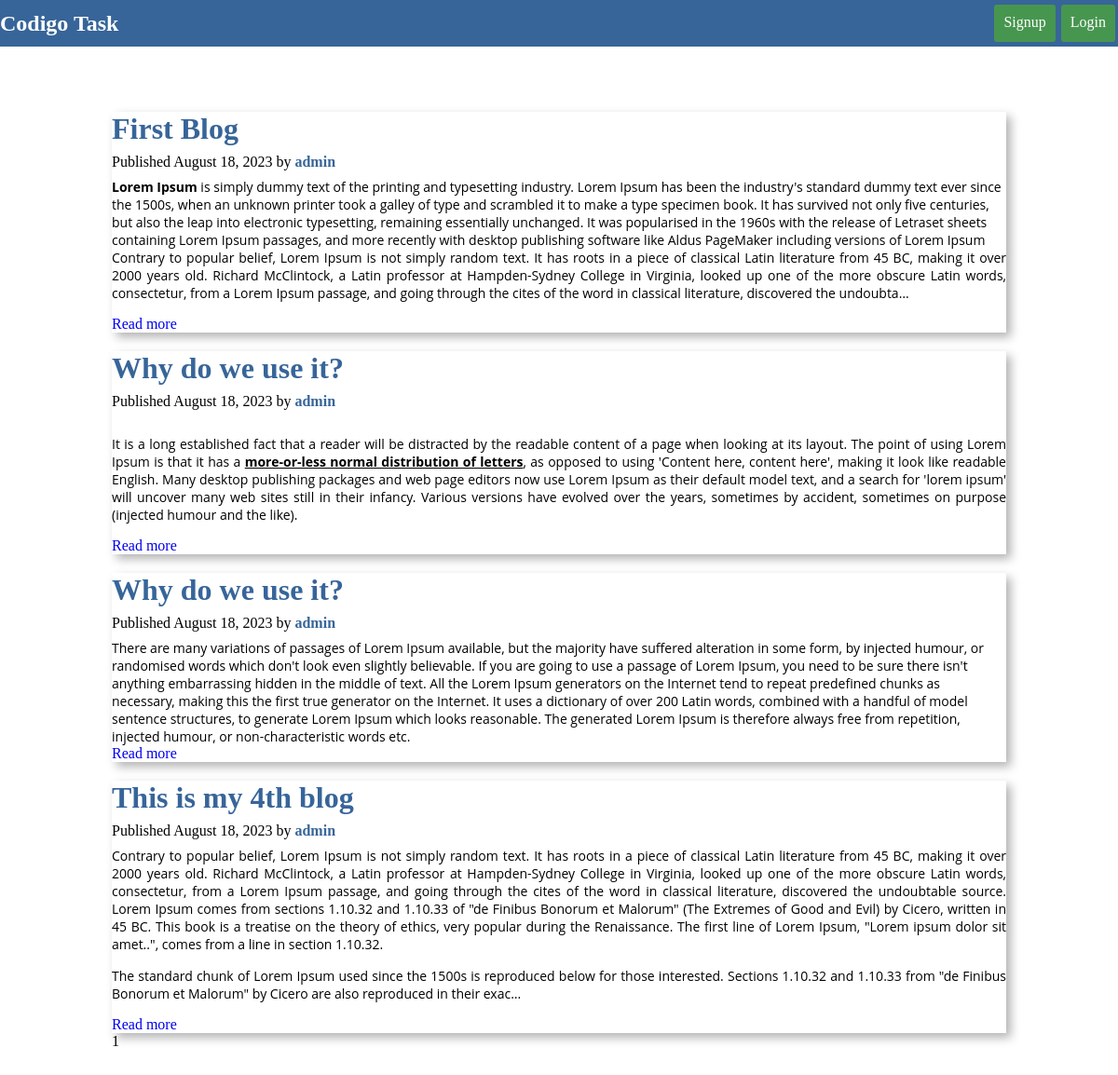
/, run on an earlier commit of the app's database.
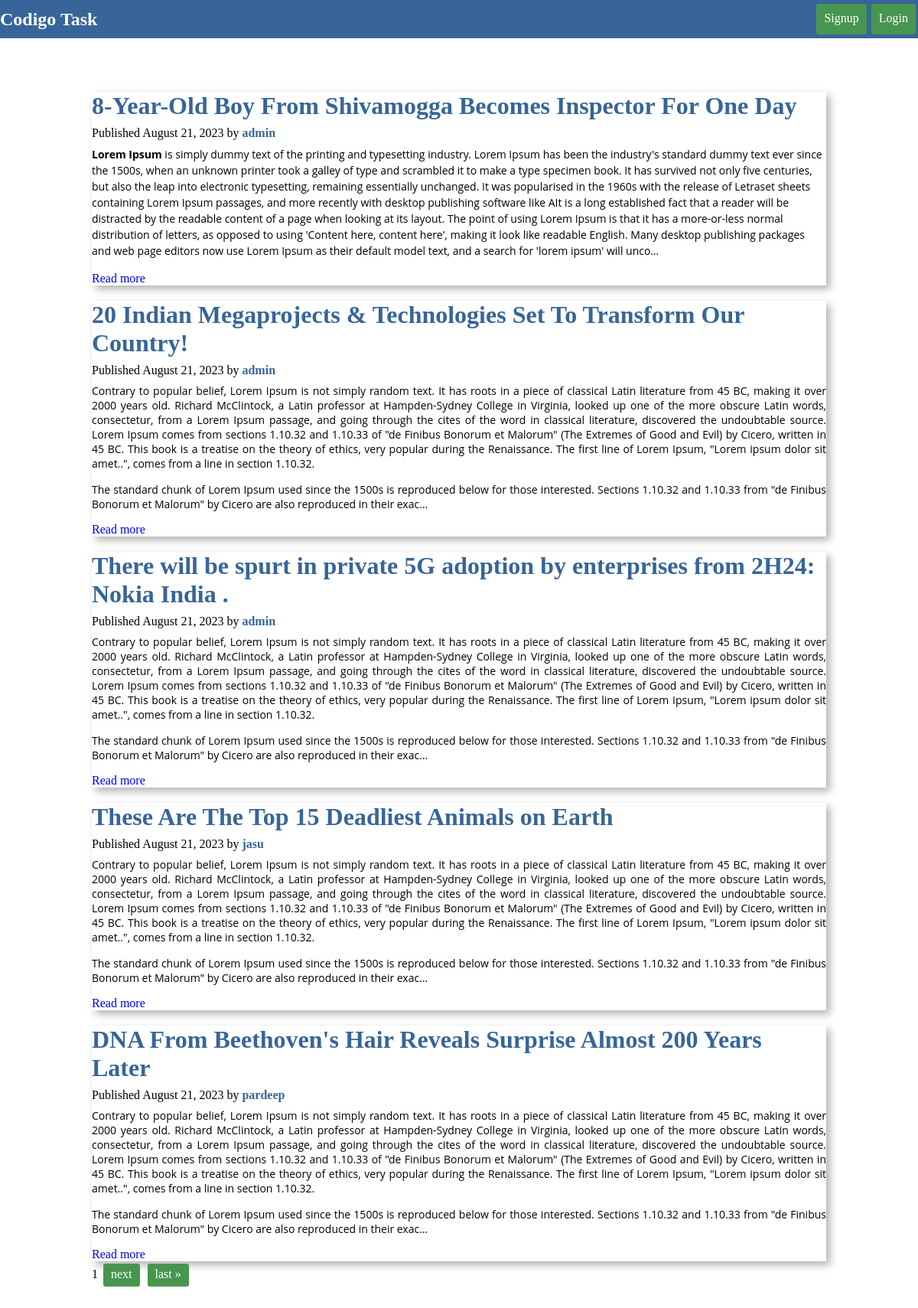
And on a later commit of the database.
### home/models.py (models this page shows)
class BlogPost(models.Model):
    title = models.CharField(max_length=1000)
    content = FroalaField()
    author = models.ForeignKey(User, on_delete=models.CASCADE)
    created_at = models.DateTimeField(auto_now_add=True)

### home/views.py (the view)
# urls.py: path("", home_page, name="home"),
def home_page(request):
    context = {}
    try:
        blogs = BlogPost.objects.all()
        itmes_per_page = 5
        paginator  = Paginator(blogs, itmes_per_page)
        page_no = request.GET.get("page")
        page_obj = paginator.get_page(page_no)
        context["blogs"] =  page_obj
    except Exception as e:
        messages.error(f"An error occured {e}")
    return render(request, "home.html", context)

### templates/home.html (shortened to what this page needs)
{% extends "base.html" %}
{% block content %}
    <div class="container">
        {% for blog in blogs %}
         <div class="blog-container">
            <div class="blog-post flex">
                <h1>{{blog.title}}</h1>
                <div class="other-detail flex">
                    <p>Published   {{blog.created_at|date:"F d, Y"}}  by <b class="author">{{blog.author}}</b></p>
                </div>
                <div>
                   <p>
                    {{ blog.content|truncatechars_html:1000|safe }}
                    <a href="{% url 'detailblog' blog.id %}" style="text-decoration: none;">Read more</a>
                   </p>
                </div>
            </div>
         </div>
    {% endfor %}
    <div class="pagination">
        <span class="step-links">
            <span class="current-page">{{ blogs.number }}</span>
            {% if blogs.has_next %}
                <a href="?page={{ blogs.next_page_number }}" class="btn">next</a>
                <a href="?page={{ blogs.paginator.num_pages }}" class="btn">last &raquo;</a>
            {% endif %}
        </span>
    </div>
    </div>
{% endblock content %}

### templates/base.html (shortened to what this page needs)
{% load static %}
<!DOCTYPE html>
<html lang="en">
<head>
    <link rel="stylesheet" href="{% static 'css/main.css' %}">
</head>
<body>
    <nav class="navbar flex">
        <div class="right-nav flex">
            <a href="{% url 'home' %}" style="text-decoration: none; color: white;"><h2>Codigo Task</h2></a>
        </div>
        <div class="left-nav flex">
            {% if user.is_authenticated %}
            <a href="{% url  'logout' %}" class="btn">Logout</a>
            {% else %}
            <a href="{% url 'signup' %}" class="btn">Signup</a>
            <a href="{% url 'login' %}" class="btn">Login</a>
            {% endif %}
        </div>
    </nav>
    {% block content %}
    {% endblock content %}
</body>
</html>

### static/css/main.css (style rules this page uses)
* { padding: 0; margin: 0; }
:root { --primary-color : #376599; --secondary-color : #47964f; }
.container { width: 60%; margin: auto; padding: 50px; }
.flex { display: flex; }
.navbar { height: 50px; background-color: var(--primary-color); justify-content: space-between; }
.right-nav { align-items: center; }
.right-nav h2 { align-items: center; }
.left-nav { align-items: center; }
.blog-container { box-shadow: 5px 5px 10px rgba(0, 0, 0, 0.3); margin-top: 20px; }
.btn { height: 20px; padding: 10px; color: white; border-radius: 3px; margin: 3px; text-decoration: none; background-color: var(--secondary-color); }
.pagination .btn { display: inline-block; padding: 5px 10px; color: white; border-radius: 3px; margin: 3px; text-decoration: none; background-color: var(--secondary-color); }
.blog-post { flex-direction: column; gap: 8px; }
.blog-post h1 { color: var(--primary-color) ; }
.detail-blog h1, .blog-post h1 { color: var(--primary-color); }
.author { color: var(--primary-color); }
@media (min-width: 768px) { .container { width: 80%; } }

What changed in the data, as far as the page shows it:
removed BlogPost: title "First Blog", created_at "August 18, 2023", author "admin", content "Lorem Ipsum is simply dummy text of the printing and typesetting industry. Lorem Ipsum has been the industry's standard dummy text ever since the 1500s, when an unknown printer took a galley of type and scrambled it to make a type specimen book. It has survived not only five centuries, but also the leap into electronic typesetting, remaining essentially unchanged. It was popularised in the 1960s with the release of Letraset sheets containing Lorem Ipsum passages, and more recently with desktop publishing software like Aldus PageMaker including versions of Lorem Ipsum Contrary to popular belief, Lorem Ipsum is not simply random text. It has roots in a piece of classical Latin literature from…"
removed BlogPost: title "Why do we use it?", created_at "August 18, 2023", author "admin", content "It is a long established fact that a reader will be distracted by the readable content of a page when looking at its layout. The point of using Lorem Ipsum is that it has a more-or-less normal distribution of letters , as opposed to using 'Content here, content here', making it look like readable English. Many desktop publishing packages and web page editors now use Lorem Ipsum as their default model text, and a search for 'lorem ipsum' will uncover many web sites still in their infancy. Various versions have evolved over the years, sometimes by accident, sometimes on purpose (injected humour and the like)."
removed BlogPost: title "Why do we use it?", created_at "August 18, 2023", author "admin", content "There are many variations of passages of Lorem Ipsum available, but the majority have suffered alteration in some form, by injected humour, or randomised words which don't look even slightly believable. If you are going to use a passage of Lorem Ipsum, you need to be sure there isn't anything embarrassing hidden in the middle of text. All the Lorem Ipsum generators on the Internet tend to repeat predefined chunks as necessary, making this the first true generator on the Internet. It uses a dictionary of over 200 Latin words, combined with a handful of model sentence structures, to generate Lorem Ipsum which looks reasonable. The generated Lorem Ipsum is therefore always free from…"
removed BlogPost: title "This is my 4th blog", created_at "August 18, 2023", author "admin", content "Contrary to popular belief, Lorem Ipsum is not simply random text. It has roots in a piece of classical Latin literature from 45 BC, making it over 2000 years old. Richard McClintock, a Latin professor at Hampden-Sydney College in Virginia, looked up one of the more obscure Latin words, consectetur, from a Lorem Ipsum passage, and going through the cites of the word in classical literature, discovered the undoubtable source. Lorem Ipsum comes from sections 1.10.32 and 1.10.33 of \"de Finibus Bonorum et Malorum\" (The Extremes of Good and Evil) by Cicero, written in 45 BC. This book is a treatise on the theory of ethics, very popular during the Renaissance. The first line of Lorem Ipsum,…"
added BlogPost: title "8-Year-Old Boy From Shivamogga Becomes Inspector For One Day", created_at "August 21, 2023", author "admin", content "Lorem Ipsum is simply dummy text of the printing and typesetting industry. Lorem Ipsum has been the industry's standard dummy text ever since the 1500s, when an unknown printer took a galley of type and scrambled it to make a type specimen book. It has survived not only five centuries, but also the leap into electronic typesetting, remaining essentially unchanged. It was popularised in the 1960s with the release of Letraset sheets containing Lorem Ipsum passages, and more recently with desktop publishing software like A It is a long established fact that a reader will be distracted by the readable content of a page when looking at its layout. The point of using Lorem Ipsum is that it has a…"
added BlogPost: title "20 Indian Megaprojects & Technologies Set To Transform Our Country!", created_at "August 21, 2023", author "admin", content "Contrary to popular belief, Lorem Ipsum is not simply random text. It has roots in a piece of classical Latin literature from 45 BC, making it over 2000 years old. Richard McClintock, a Latin professor at Hampden-Sydney College in Virginia, looked up one of the more obscure Latin words, consectetur, from a Lorem Ipsum passage, and going through the cites of the word in classical literature, discovered the undoubtable source. Lorem Ipsum comes from sections 1.10.32 and 1.10.33 of \"de Finibus Bonorum et Malorum\" (The Extremes of Good and Evil) by Cicero, written in 45 BC. This book is a treatise on the theory of ethics, very popular during the Renaissance. The first line of Lorem Ipsum,…"
added BlogPost: title "There will be spurt in private 5G adoption by enterprises from 2H24: Nokia India .", created_at "August 21, 2023", author "admin", content "Contrary to popular belief, Lorem Ipsum is not simply random text. It has roots in a piece of classical Latin literature from 45 BC, making it over 2000 years old. Richard McClintock, a Latin professor at Hampden-Sydney College in Virginia, looked up one of the more obscure Latin words, consectetur, from a Lorem Ipsum passage, and going through the cites of the word in classical literature, discovered the undoubtable source. Lorem Ipsum comes from sections 1.10.32 and 1.10.33 of \"de Finibus Bonorum et Malorum\" (The Extremes of Good and Evil) by Cicero, written in 45 BC. This book is a treatise on the theory of ethics, very popular during the Renaissance. The first line of Lorem Ipsum,…"
added BlogPost: title "These Are The Top 15 Deadliest Animals on Earth", created_at "August 21, 2023", author "jasu", content "Contrary to popular belief, Lorem Ipsum is not simply random text. It has roots in a piece of classical Latin literature from 45 BC, making it over 2000 years old. Richard McClintock, a Latin professor at Hampden-Sydney College in Virginia, looked up one of the more obscure Latin words, consectetur, from a Lorem Ipsum passage, and going through the cites of the word in classical literature, discovered the undoubtable source. Lorem Ipsum comes from sections 1.10.32 and 1.10.33 of \"de Finibus Bonorum et Malorum\" (The Extremes of Good and Evil) by Cicero, written in 45 BC. This book is a treatise on the theory of ethics, very popular during the Renaissance. The first line of Lorem Ipsum,…"
added BlogPost: title "DNA From Beethoven's Hair Reveals Surprise Almost 200 Years Later", created_at "August 21, 2023", author "pardeep", content "Contrary to popular belief, Lorem Ipsum is not simply random text. It has roots in a piece of classical Latin literature from 45 BC, making it over 2000 years old. Richard McClintock, a Latin professor at Hampden-Sydney College in Virginia, looked up one of the more obscure Latin words, consectetur, from a Lorem Ipsum passage, and going through the cites of the word in classical literature, discovered the undoubtable source. Lorem Ipsum comes from sections 1.10.32 and 1.10.33 of \"de Finibus Bonorum et Malorum\" (The Extremes of Good and Evil) by Cicero, written in 45 BC. This book is a treatise on the theory of ethics, very popular during the Renaissance. The first line of Lorem Ipsum,…"
Also different on the page:
text now shown: "next last »"
